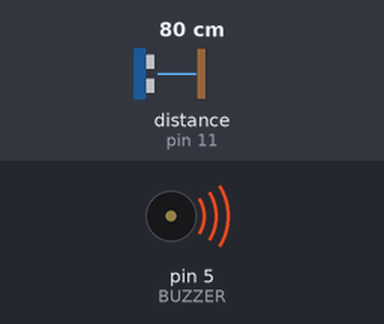
A sketch run on a simulated Arduino Uno, built with avr-gcc and run on an emulated ATmega328P. On the bench: buzzer (waves = sounding). The test bench sets the inputs (shaded band); at power-on: distance to the obstacle (sensor on pin 11) 80 cm. The echo pulse lasts 58.3 µs per cm.

Above: at 1.2 s.
1.3 s: distance to the obstacle (sensor on pin 11) set to 55 cm
2.8 s: distance to the obstacle (sensor on pin 11) set to 48 cm
At 3.01 s:
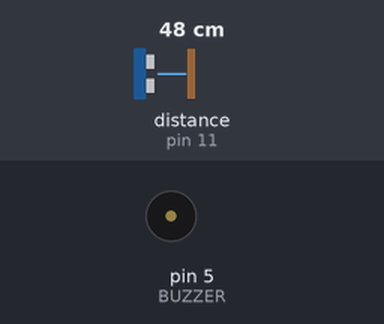
5.8 s: distance to the obstacle (sensor on pin 11) set to 60 cm
At 5.89 s:
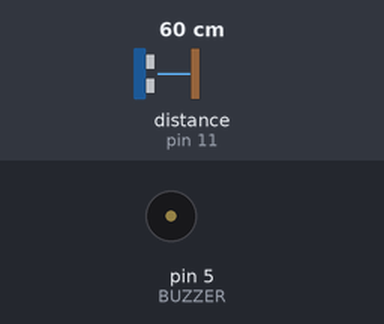
7.3 s: distance to the obstacle (sensor on pin 11) set to 2 cm
At 8.6 s:
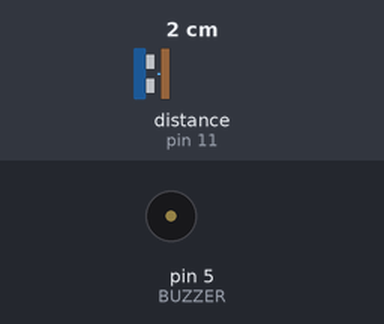
Timing chart, 0 to 9.9 s (numbered marks = the images above; inputs shaded):
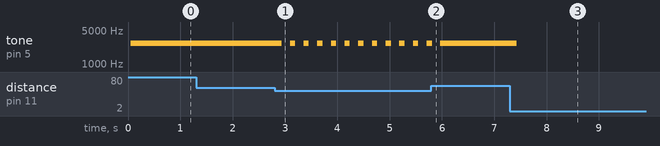

The sketch:

Projeto2_Manut.ino
```cpp
#include <Ultrasonic.h>

#define BUZZER 5
#define multiplicadorTempo 10000 //cm*multiplicador = intervalo entre bips

Ultrasonic ultrasonic(12,11); // (Trig PIN,Echo PIN)

int distancia;

void setup() {
}

void loop()
{
  distancia = ultrasonic.Ranging(CM);
  delay(50); //intervalo para leitura do sensor

  if(distancia < 51){ //apita abaixo de 50 cm
    delay((int)(multiplicadorTempo/distancia));
  }
  tone(BUZZER, 2650, 100); //2650Hz 100ms

}
```

Measured:
- the behaviour switches between 51 and 50 cm on distance to the obstacle (sensor on pin 11) (found by bisection; images 0 and 1)
- after the input at 1.3 s, every drawn part: stays the same
- after the input at 2.8 s, tone on pin 5 (BUZZER): alternates 2650 Hz for 0.10 s and silent for 0.16 s, starting after 0.13 s
- after the input at 5.8 s, tone on pin 5 (BUZZER): goes on until 6.0 s, then stays 2650 Hz
- after the input at 7.3 s, tone on pin 5 (BUZZER): 2650 Hz → silent after 0.13 s
